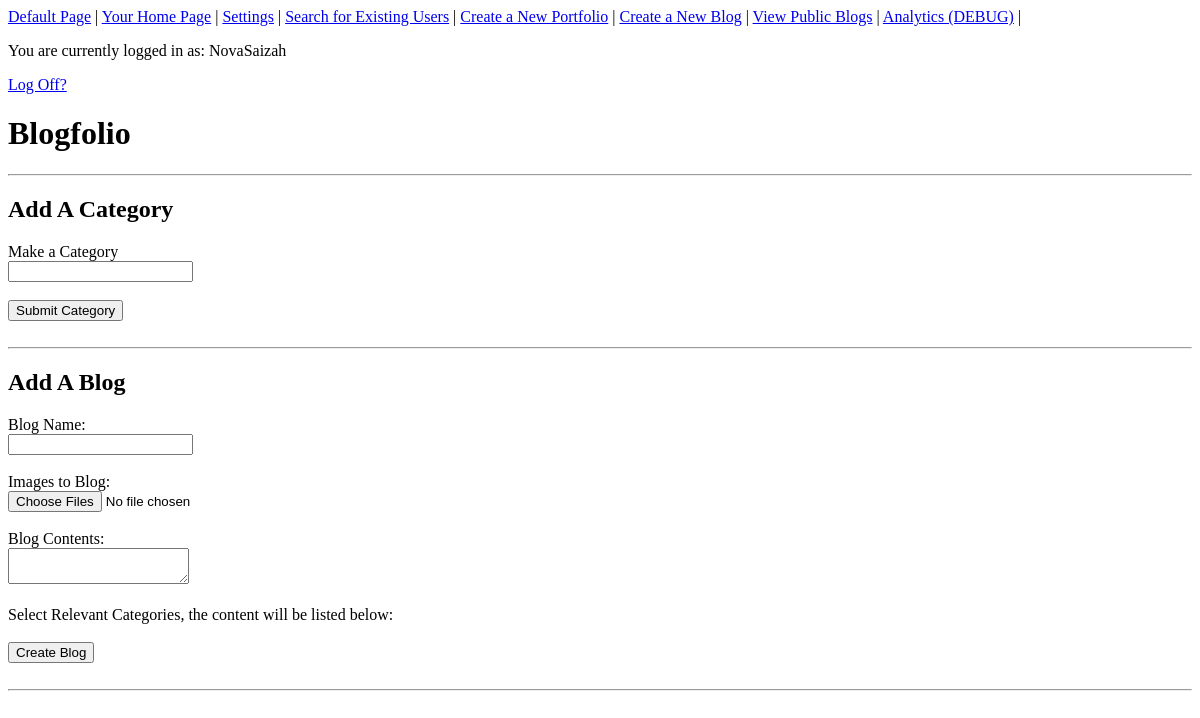
/blog/add (signed in), run on an earlier commit of the app's database.
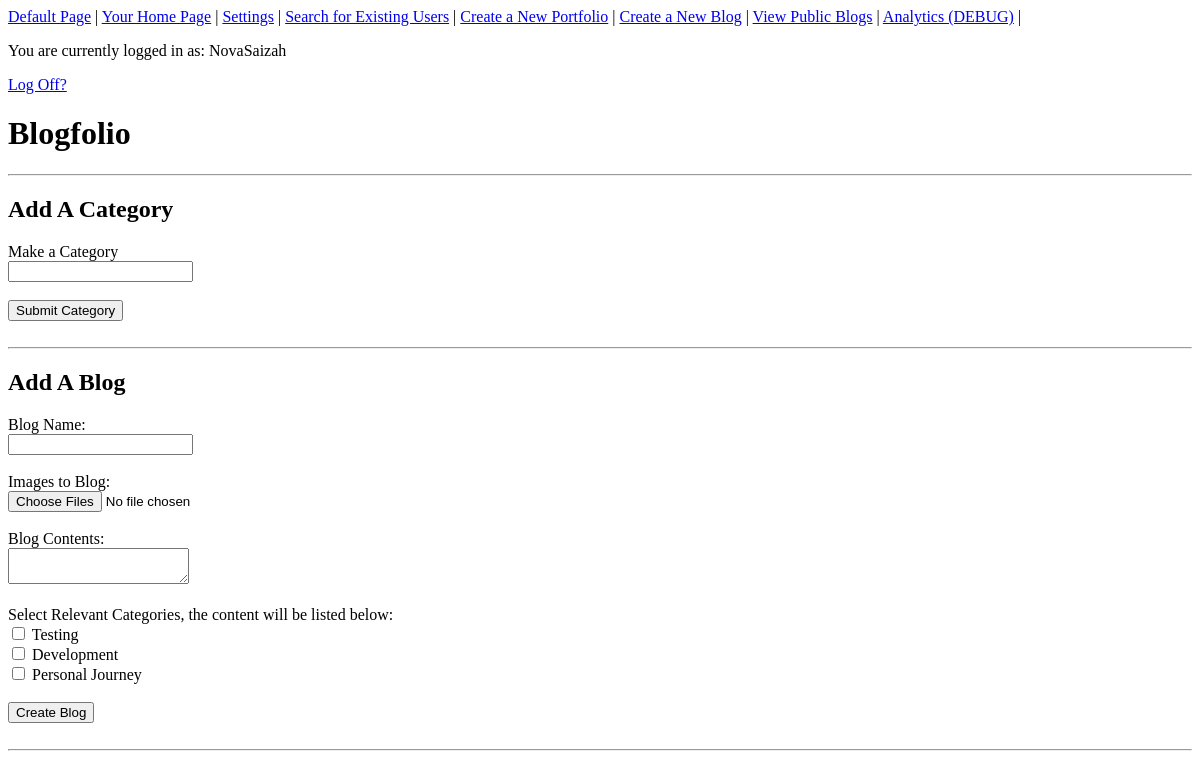
And on a later commit of the database.
### app.py (models this page shows)
class Users(db.Model, UserMixin):
    id = db.Column(db.Integer, primary_key=True)
    Username = db.Column(db.String(100), unique=True, nullable=False)
    Password = db.Column(db.String(100), nullable= False)
    is_admin = db.Column(db.Boolean, default=False)
    comments = db.relationship('Comments', backref='user', lazy=True, cascade='all, delete-orphan', passive_deletes=True)
    aboutme = db.relationship('AboutMe', backref='user', lazy=True)
    blogs = db.relationship('Blogs', backref='user', lazy=True, cascade='all, delete-orphan', passive_deletes=True)
    categories = db.relationship('Categories', backref='user', lazy=True)

class Categories(db.Model):
    CategoryID = db.Column(db.Integer, primary_key=True)
    CategoryName = db.Column(db.String(100), nullable=False)
    UserID = db.Column(db.Integer, db.ForeignKey('users.id'), nullable=False)
    categoryships = db.relationship('Categoryship', backref='category', lazy=True)

### app.py (the view, shortened to what this page needs)
@app.route('/blog/add', methods=['GET', 'POST'])
@login_required
def add_blog():
    uploaded_filenames = []
    selected_ids = []
    categories_all = Categories.query.filter_by(UserID=current_user.id).all()
    return render_template('add_blog.html', categories=categories_all, previews=uploaded_filenames, selected_ids=selected_ids)

### app.py (called while the page is built)
@login_manager.user_loader
def load_user(user_id):
    return Users.query.get(int(user_id))

### templates/add_blog.html (shortened to what this page needs)
{% extends "base.html" %}
{% block content %}
    <hr>
    <h2>Add A Category</h2>
    <form method="post" id="categoryForm">
        <label>Make a Category</label>
        <br>
        <input type="text" name="categoryName">
        <br>
        <br>
        <button type="submit" name="submit_category">Submit Category</button>
        <br>
    </form>
        <br>
        <hr>
        <h2>Add A Blog</h2>
    <form method="post" id="blogForm" enctype="multipart/form-data">
        <label>Blog Name:</label>
            <br>
            <input type="text" name="blogname">
            <br>
            <br>
        <label>Images to Blog:</label>
            <br>
            <input type="file" id="fileInput" name="fileInput" accept="image/*" multiple>
            <br>
        <label>Blog Contents:</label>
            <br>
            <textarea name="blogcontents"></textarea>
            <br>
            <br>
            <label>Select Relevant Categories, the content will be listed below:</label>
            {% for category in categories %}
                <br>
                <input type="checkbox" name="CategoryID" value="{{ category.CategoryID }}" {% if category.CategoryID in selected_category_ids %}checked{% endif %}> {{ category.CategoryName }} </option>
            {% endfor %}
        <br>
        <br>
        <button type="submit" name="submit_blog">Create Blog</button>
    </form>
    <br>
    <hr>
{% endblock %}

### templates/base.html (shortened to what this page needs)
<!DOCTYPE html>
    <html lang="en">
        <head>
            <link rel="stylesheet" href="{{url_for('static', filename='style.css')}}">
        </head>
        <body>
            <header>
                <nav>
                    <a href="{{url_for('default')}}">Default Page</a> |
                    {% if current_user.is_authenticated %}
                        <a href="{{ url_for('about_me', username=current_user.Username)}}">Your Home Page</a> |
                        <a href="{{ url_for('settings') }}">Settings</a> |
                        <a href="{{ url_for('profile_search') }}">Search for Existing Users</a> |
                        <a href="{{ url_for('add_portfolio') }}">Create a New Portfolio</a> |
                        <a href="{{ url_for('add_blog') }}">Create a New Blog</a> |
                    {% endif %}
                    <a href="{{ url_for('blog_display') }}">View Public Blogs</a> |
                    {% if current_user.is_authenticated and current_user.is_admin %}
                        <a href="{{ url_for('analytics') }}">Analytics (DEBUG)</a> |
                    {% endif %}
                </nav>
                {% if current_user.is_authenticated %}
                    <p>You are currently logged in as: {{current_user.Username}}</p>
                    <a href="{{ url_for('logout') }}">Log Off?</a>
                {% endif %}
                <h1>Blogfolio</h1>
            </header>
            <main>
                {% block content %}{% endblock %}
            </main>
        </body>
    </html>

What changed in the data, as far as the page shows it:
added Categories: CategoryName "Testing"
added Categories: CategoryName "Development"
added Categories: CategoryName "Personal Journey"
